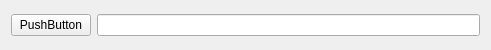
<?xml version="1.0" encoding="UTF-8"?>
<ui version="4.0">
 <class>MainWidget_GUI</class>
 <widget class="QWidget" name="MainWidget_GUI">
  <property name="geometry">
   <rect>
    <x>0</x>
    <y>0</y>
    <width>491</width>
    <height>50</height>
   </rect>
  </property>
  <property name="windowTitle">
   <string>Dialog</string>
  </property>
  <layout class="QVBoxLayout" name="verticalLayout">
   <item>
    <layout class="QHBoxLayout" name="horizontalLayout_3">
     <item>
      <widget class="QPushButton" name="btn_0">
       <property name="text">
        <string>PushButton</string>
       </property>
      </widget>
     </item>
     <item>
      <widget class="QLineEdit" name="le_0"/>
     </item>
     <item>
      <layout class="QHBoxLayout" name="horizontalLayout_2"/>
     </item>
    </layout>
   </item>
  </layout>
 </widget>
 <resources/>
 <connections/>
</ui>
